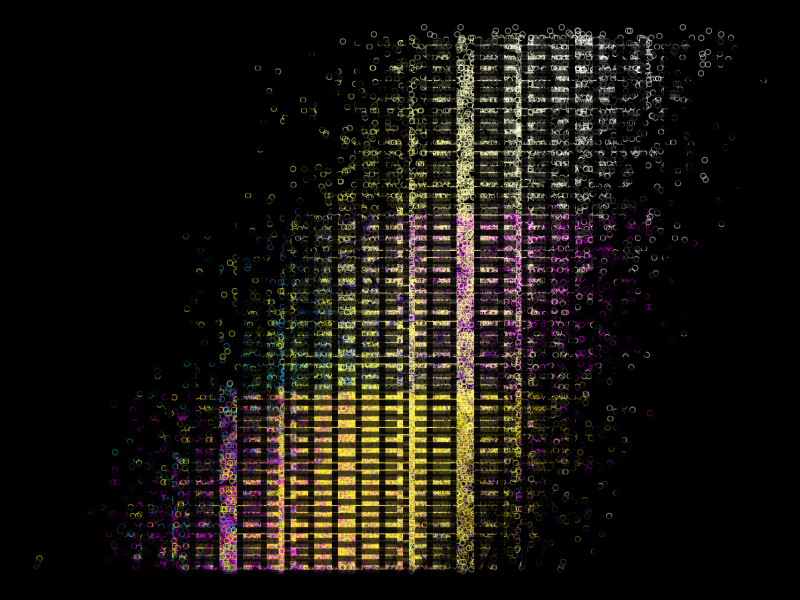
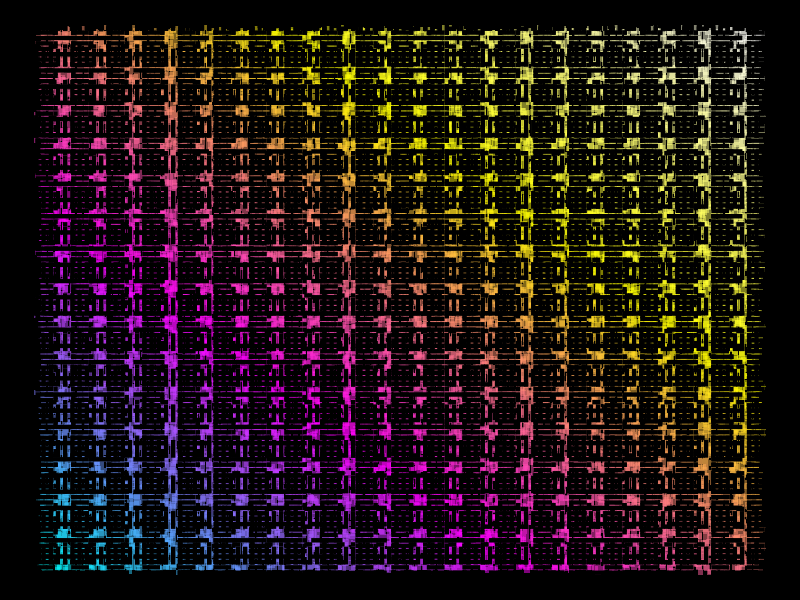

These figures' R source, in order:

#####################################
# Genuary 2022 
# Prompt 1: 10000 something 
#####################################

library(tidyverse)
set.seed(777)
my_theme <- theme_void() + 
    theme(panel.background = element_rect(fill='black',color='black'),
          legend.position = 'none', 
          plot.margin = unit(c(0,0,0,0), 'in'))

n <- 100

# random points
xyfun <- function(n, b=1, sd) {
    x <- rpois(n, 1)
    y <- rnorm(n, x, sd)
    return(data.frame(x,y))
}

# make 1000
d <- replicate(100, xyfun(100, b=1, sd=50), simplify = F)

for(i in seq_along(d)) {
    d[[i]]$idx <- i
}

# collapse list
df <- bind_rows(d)

# colors
cmyk <- colorRampPalette(c('cyan','magenta','yellow','white'))

df %>% mutate(xx = x+idx, yy = y+idx, 
              x2 = x+(idx/2), y2 = y+(idx/2),
              x3 = x+(idx*1.5), y3 = y+(idx*1.5)) %>%
    ggplot() + 
    geom_point(aes(xx,yy, color=as.factor(xx+yy)), alpha=0.35, pch=1) + 
    geom_point(aes(x2,y2, color=as.factor(x2+y2)), alpha=0.3, pch=1) +
    geom_point(aes(x3,y3, color=as.factor(x3+y3)), alpha=0.5, pch=1) +
    my_theme + 
    coord_flip() + 
    scale_color_manual(values = cmyk(3e4)) +
    geom_vline(xintercept = seq(0,150,by=4), color='black', lwd=2, lty=2, alpha=0.7) + 
    geom_vline(xintercept = seq(0,150,by=2), color='black', lwd=2, lty=3, alpha=0.7) +
    geom_vline(xintercept = seq(0,150,by=3), color='black', lwd=2, lty=5, alpha=0.7) + 
    geom_vline(xintercept = seq(0,150,by=2.5), color='black', lwd=2, lty=3, alpha=0.7) 



myplot <- expand.grid(1:100,1:100) %>%
ggplot() + 
    geom_point(aes(Var1,Var2, color=as.factor(Var1+Var2)), alpha=0.5, pch=15) + 
    geom_point(aes(Var1,Var2, color=as.factor(Var1+Var2)), alpha=0.5, pch=15, position = position_jitter(width = 0.5, height = 0.5)) + 
    geom_point(aes(Var1,Var2, color=as.factor(Var1+Var2)), alpha=0.5, pch=15, position = position_jitter(width = 1, height = 1)) + 
    
    #geom_point(aes(x2,y2, color=as.factor(x2+y2)), alpha=0.3, pch=1) +
    #geom_point(aes(x3,y3, color=as.factor(x3+y3)), alpha=0.5, pch=1) +
    my_theme + 
    coord_flip() + 
    scale_color_manual(values = cmyk(199)) +
    geom_vline(xintercept = seq(0,100,by=1), color='black', lwd=1.5, lty=2) + 
    geom_vline(xintercept = seq(0,100,by=2), color='black', lwd=1.5, lty=3) +
    geom_vline(xintercept = seq(0,100,by=3), color='black', lwd=1.5, lty=5) + 
    geom_vline(xintercept = seq(0,100,by=2.5), color='black', lwd=1.5, lty=3) + 
    geom_hline(yintercept = seq(0,100,by=1), color='black', lwd=1.5, lty=2) + 
    geom_hline(yintercept = seq(0,100,by=2), color='black', lwd=1.5, lty=3) +
    geom_hline(yintercept = seq(0,100,by=2.5), color='black', lwd=1.5, lty=3)

ggsave(plot = myplot, 'CMYKGrid5.png',height = 10, width = 10, units = 'in', dpi = 1500)

